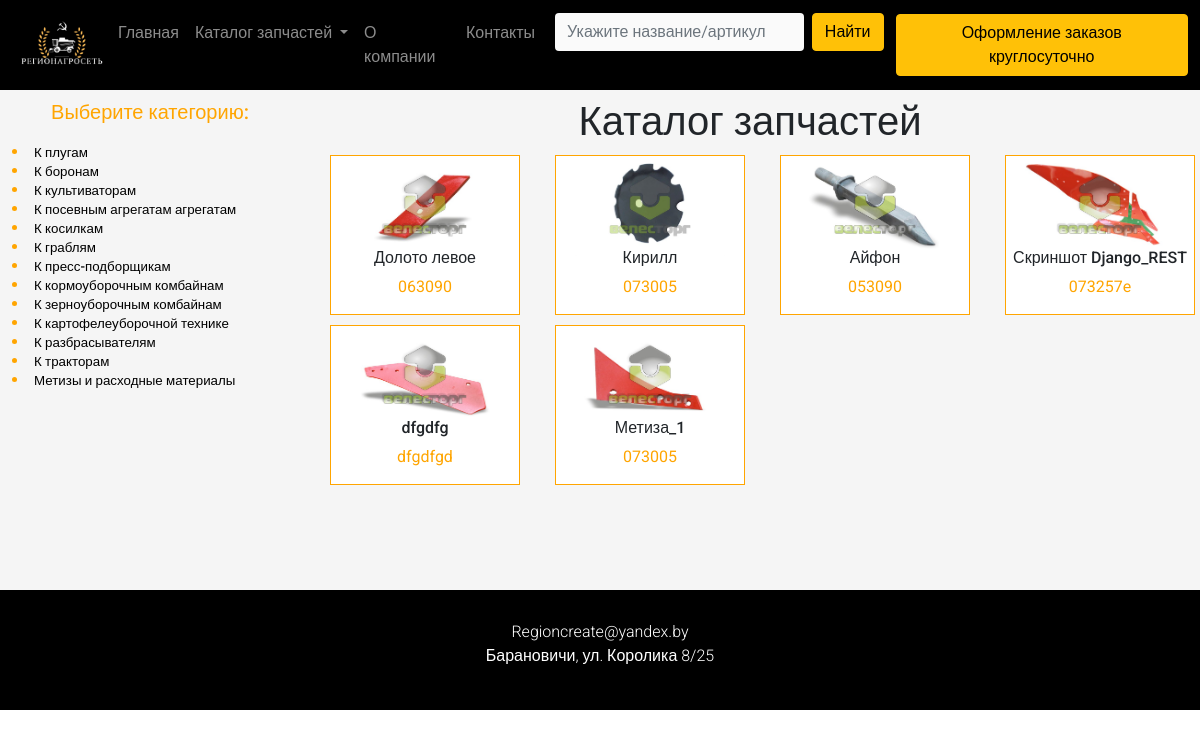
/katalog_common/, run on an earlier commit of the app's database.
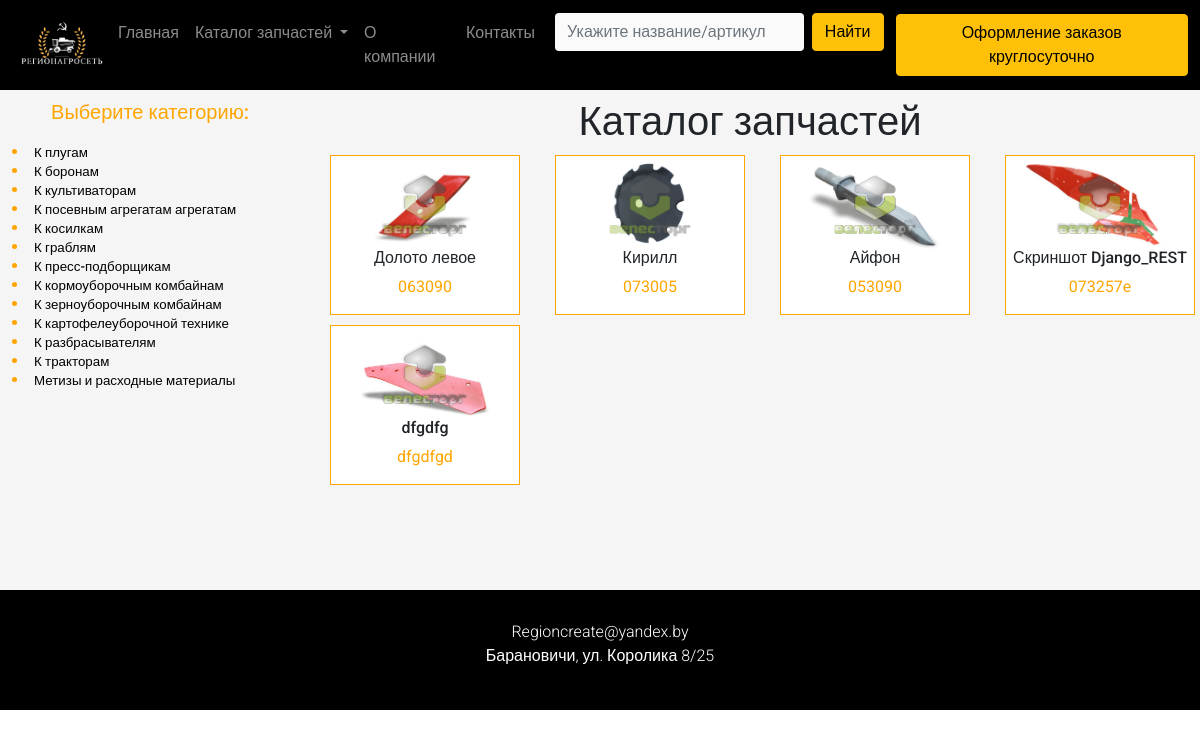
And on a later commit of the database.
### product/models.py (models this page shows, shortened)
class ProductImage(models.Model):
    product = models.ForeignKey(Product, blank=True, null=True, default=None, on_delete=models.CASCADE)
    image = models.ImageField(upload_to='products_images')
    is_active = models.BooleanField(default=True)
    is_main = models.BooleanField(default=False)
    is_metiz = models.BooleanField(default=False)
    podcategory = models.ForeignKey(ProductExactCategory, blank=True, null=True, default=None, on_delete=models.CASCADE)
    category = models.ForeignKey(ProductCategory, blank=True, null=True, default=None, on_delete=models.CASCADE)
    name = models.CharField(max_length=30, default=None, blank=True, null=True)
    articul = models.CharField(max_length=150, default=None, blank=True, null=True)
    created = models.DateTimeField(auto_now_add=True, auto_now=False)
    updated = models.DateTimeField(auto_now_add=False, auto_now=True)
    class Meta:
        verbose_name = 'Фотография'
        verbose_name_plural = 'Фотографии'

class Product(models.Model):
    name = models.CharField(max_length=100, blank=True, null=True, default=None)
    articul = models.CharField(max_length=30, default=None)
    description = models.TextField(max_length=1000)
    is_active = models.BooleanField(default=True)
    nomera = models.TextField(max_length=500, default=None)
    category = models.ForeignKey(ProductCategory, blank=True, null=True, default=None, on_delete=models.CASCADE)
    podcategory = models.ForeignKey(ProductExactCategory, blank=True, null=True, default=None, on_delete=models.CASCADE)
    created = models.DateTimeField(auto_now_add=True, auto_now=False)
    updated = models.DateTimeField(auto_now_add=False, auto_now=True)
    class Meta:
        verbose_name = 'Товар'
        verbose_name_plural = 'Товары'

### home/views.py (the view)
# urls.py: path('katalog_common/', views.katalog_common, name='Общий каталог'),
def katalog_common(request):
    search_query = request.GET.get('search', '')
    if search_query:
        products_images = ProductImage.objects.filter(
            Q(articul__icontains=search_query) | Q(name__icontains=search_query), is_active=True, is_main=True,is_metiz=False)
    else:
        products_images = ProductImage.objects.filter(is_active=True, is_main=True, is_metiz=False)
    paginator = Paginator(products_images, 16)
    page_number = request.GET.get('page')
    page_obj = paginator.get_page(page_number)
    if 'page' in request.GET:
        page = request.GET['page']
    else:
        page = 1
    paginator = Paginator(products_images, 16)
    try:
        products_images = paginator.page(page)
    except PageNotAnInteger:
        products_images = paginator.page(1)
    except EmptyPage:
        products_images = paginator.page(paginator.num_pages)
    context = {
        'products_images': products_images,
        'page_obj': page_obj
    }
    return render(request, "katalog_common.html", locals())

### home/templates/katalog_common.html (shortened to what this page needs)
{% extends 'base.html' %}
{% load static %}
{% block page_content %}
<div class="container-fluid back_g_katalog_common " style="height: auto; min-height: 500px ;background: whitesmoke">
    <div class="row">
        <div class="col-lg-3" style="height:auto; background: whitesmoke">
            <div class="row" style="min-height: 60px;">
                <h5 style="text-align: center;padding: 10px;color: orange"> Выберите категорию:</h5>
            </div>
            <li class="marker_katalog" style="margin-top: -10px;;color: orange">
                <a style="text-decoration: none" class="" href="{% url 'К плугам' %}">
                    <span style="font-size: smaller;color: black;font-weight: 500">К плугам</span>
                </a>
            </li>
            <li class="marker_katalog" style="margin-top: -5px;color: orange">
                <a style="text-decoration: none" class="" href="{% url 'К боронам' %}">
                    <span style="font-size: smaller;color: black;font-weight: 500">К боронам</span>
                </a>
            </li>
            <li class="marker_katalog" style="margin-top: -5px;color: orange">
                <a style="text-decoration: none" class="" href="{% url 'К культиватрам' %}">
                    <span style="font-size: smaller;color: black;font-weight: 500">К культиваторам</span>
                </a>
            </li>
            <li class="marker_katalog" style="margin-top: -5px;;color: orange">
                <a style="text-decoration: none" class="" href="{% url 'К посевным агрегатам' %}">
                    <span style="font-size: smaller;color: black;font-weight: 500">К посевным агрегатам агрегатам</span>
                </a>
            </li>
            <li class="marker_katalog" style="margin-top: -5px;;color: orange">
                <a style="text-decoration: none" class="" href="{% url 'К косилкам' %}">
                    <span style="font-size: smaller;color: black;font-weight: 500">К косилкам</span>
                </a>
            </li>
            <li class="marker_katalog" style="margin-top: -5px;;color: orange">
                <a style="text-decoration: none" class="" href="{% url 'К граблям' %}">
                    <span style="font-size: smaller;color: black;font-weight: 500">К граблям</span>
                </a>
            </li>
            <li class="marker_katalog" style="margin-top: -5px;;color: orange">
                <a style="text-decoration: none" class="" href="{% url 'К пресс-подборщикам' %}">
                    <span style="font-size: smaller;color: black;font-weight: 500">К пресс-подборщикам</span>
                </a>
            </li>
            <li class="marker_katalog" style="margin-top: -5px;;color: orange">
                <a style="text-decoration: none" class="" href="{% url 'К кормоуборочным комбайнам' %}">
                    <span style="font-size: smaller;color: black;font-weight: 500">К кормоуборочным комбайнам</span>
                </a>
            </li>
            <li class="marker_katalog" style="margin-top: -5px;;color: orange">
                <a style="text-decoration: none" class="" href="{% url 'К зерноуборочным комбайнам' %}">
                    <span style="font-size: smaller;color: black;font-weight: 500">К зерноуборочным комбайнам</span>
                </a>
            </li>
            <li class="marker_katalog" style="margin-top: -5px;;color: orange">
                <a style="text-decoration: none" class="" href="{% url 'К картофелеуборочной технике' %}">
                    <span style="font-size: smaller;color: black;font-weight: 500">К картофелеуборочной технике</span>
                </a>
            </li>
            <li class="marker_katalog" style="margin-top: -5px;;color: orange">
                <a style="text-decoration: none" class="" href="{% url 'К разбрасывателям' %}">
                    <span style="font-size: smaller;color: black;font-weight: 500">К разбрасывателям</span>
                </a>
            </li>
            <li class="marker_katalog" style="margin-top: -5px;;color: orange">
                <a style="text-decoration: none" class="" href="{% url 'К тракторам' %}">
                    <span style="font-size: smaller;color: black;font-weight: 500">К тракторам</span>
                </a>
            </li>
            <li class="marker_katalog" style="margin-top: -5px;;color: orange">
                <a style="text-decoration: none" class="" href="{% url 'Метизы и расходные материалы' %}">
                    <span style="font-size: smaller;color: black;font-weight: 500">Метизы и расходные материалы</span>
                </a>
            </li>
        </div>
        <div class="col-lg-9" style="height: auto;background: whitesmoke">
            <div class="row" style="background: whitesmoke;height: 60px;max-height: 60px">
                <h1 style="text-align: center; padding: 8px;"> Каталог запчастей</h1>
            </div>
            <div class="row tovar" style="height:auto;  background: whitesmoke ">
                {% for product_image in products_images %}
                <div class="col-lg-3" style="height: border-box; padding: 5px;">
                    <div class="product_item">
                        <a href="{% url 'товар' product_image.product.id  %}">
                            <div>
                                <img src="{{product_image.image.url}}" style="width: 150px;height: 100px;"
                                     class="img-responsive">
                            </div>
                        </a>
                        <h6 style="margin-top: -8px">{{product_image.product.name}} </h6>
                        <p style="color: orange">
                            {{product_image.product.articul}}
                        </p>
                    </div>
                </div>
                {% endfor %}
            </div>
        </div>
    </div>
</div>
{% endblock %}

### home/templates/base.html (shortened to what this page needs)
<!DOCTYPE html>
{% load static %}
<html lang="en">
<head>
    <link rel="stylesheet" href="path/to/font-awesome/css/font-awesome.min.css">
    <link href="https://cdn.jsdelivr.net/npm/bootstrap@5.1.3/dist/css/bootstrap.min.css" rel="stylesheet"
>
    <link href="{% static 'style.css' %}" rel="stylesheet">
    <link rel="stylesheet" type="text/css" href="{% static  'js/slick/slick.css' %}">
    <link rel="stylesheet" type="text/css" href="{% static 'js/slick/slick-theme.css' %}">
</head>
<body>
{% include 'navbar.html' %}
{% block page_content %}
{% endblock %}
{% include 'footer.html' %}
</body>
</html>

### home/templates/navbar.html (shortened to what this page needs)
<nav class="navbar sticky-top navbar-expand-lg navbar-dark bg-black" xmlns="http://www.w3.org/1999/html">
    <div class="container-fluid">
        <div class="col-lg-1 " style="">
            <div class="row" style="height:74px">
                <a class="navbar-brand" href="{% url 'Главная' %}" style="margin-top: -11px">
                    <img class="picture picture_brand"
                         src="/media/img/Favikonka.png" style="width:100px">
                </a>
            </div>
        </div>
        <div class="collapse navbar-collapse" id="navbarText">
            <ul class="navbar-nav me-auto mb-2 mb-lg-0">
                <li class="nav-item">
                    <a class="nav-link" style="font-weight: 300;" aria-current="page"
                       href="{% url 'Главная' %}">Главная</a>
                </li>
                <li class="nav-item dropdown">
                    <a class="nav-link dropdown-toggle" href="{% url 'Общий каталог' %}" style="font-weight: 300;"
                       id="navbarDropdownMenuLink"
                       role="button" aria-expanded="false" aria-haspopup="true">
                        Каталог запчастей
                    </a>
                </li>
                <li class="nav-item">
                    <a class="nav-link" style="font-weight: 300;" href="{% url 'info' %}">О компании </a>
                </li>
                <li class="nav-item">
                    <a class="nav-link" style="font-weight: 300;" href="{% url 'kontacts' %}">Контакты</a>
                </li>
                <li class="nav-item search" style="">
                    <div class="container-fluid" style="margin-right: 3rem;">
                        <form class="d-flex" role="search" action="{% url 'Общий каталог' %}">
                            <input class="form-control me-2 " type="search" placeholder="Укажите название/артикул"
                                   aria-label="Поиск" name="search">
                            <button class="btn btn-outline-success" type="submit">Найти</button>
                        </form>
                    </div>
                </li>
            </ul>
            <div class="modallka" style="text-align: center">
                <button type="button" class="btn btn-warning" data-bs-toggle="modal" data-bs-target="#staticBackdrop">
                    Оформление заказов круглосуточно
                </button>
            </div>
        </div>
    </div>
</nav>

### home/templates/footer.html
<div class="container container_footer" >
    <div class="container-info">
        <div class = "mail"  style="margin-top: 10px">
            Regioncreate@yandex.by
        </div>
        <div class = "adres" >
            Барановичи, ул. Королика 8/25
        </div>
    </div>
</div>

### static/style.css (style rules this page uses)
html, body { font-family: 'Roboto', sans-serif; }
.navbar-brand { font-weight: 400; }
.product_item { height: 160px; background: white; margin-left: 25px; position: relative; border: 1px solid orange; text-align: center; }
.container_footer { max-width: 100%; background: black; text-align: center; height: 120px; font-weight: 300; color: white; position: absolute; }
.container-info { margin-top: 30px; }

### home/templates/navbar.html (style rules this page uses)
nav.navbar .search .me-2 { background-color: #fafafa; border: 0; box-shadow: 0 0 4px rgba(0, 0, 0, 0.3); transition: .3s box-shadow; width: 100%; }
nav.navbar .search .btn-outline-success { border: 1px solid #FFC107; background: #FFC107; color: black; }

What changed in the data, as far as the page shows it:
no longer on this page (row edited): ProductImage: image (picture), product.name "Метиза_1", product.articul "073005"
